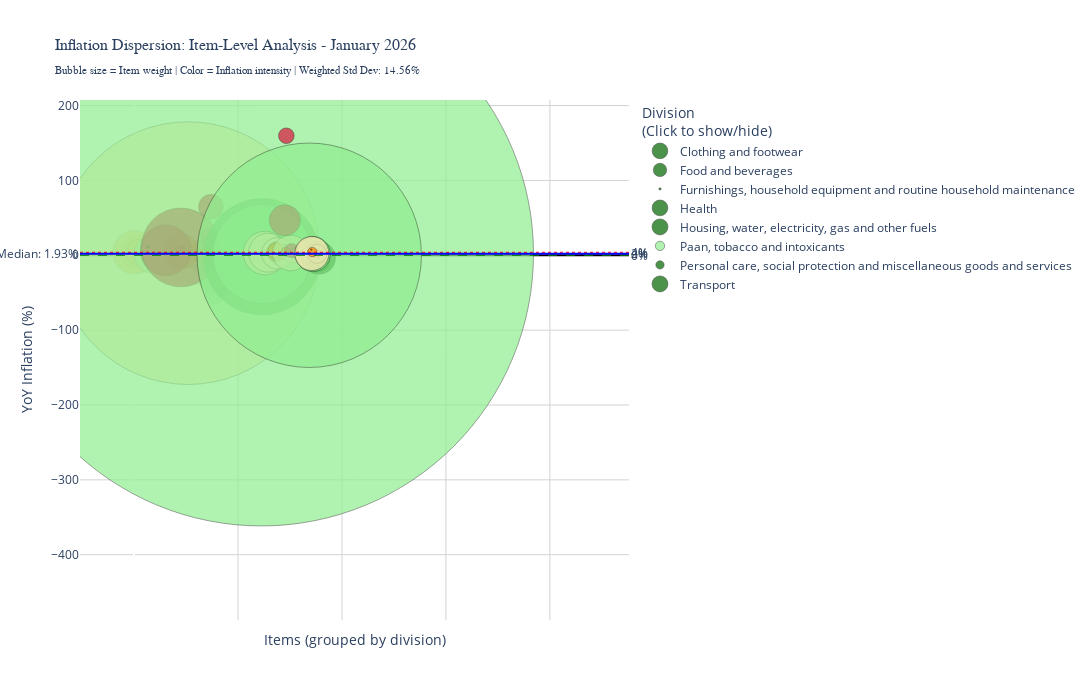

The notebook cell this image was saved under:
### Code cell
# Step 5: Create Bubble Chart (Dispersion Visualization)
# Sort by division for better organization
dispersion_plot = dispersion_clean.sort_values(['division', 'yoy_change'])

# Assign colors based on YoY inflation
def get_inflation_color(val):
    if pd.isna(val):
        return 'gray'
    elif val < 0:
        return '#006400'  # Dark green
    elif val < 2:
        return '#90EE90'  # Light green
    elif val < 4:
        return '#FFE4B5'  # Beige
    elif val < 6:
        return '#FF8C00'  # Orange
    else:
        return '#DC143C'  # Red

dispersion_plot['color'] = dispersion_plot['yoy_change'].apply(get_inflation_color)

# Create bubble chart
fig_bubble = go.Figure()

# Add trace for each division to allow filtering
for division in dispersion_plot['division'].unique():
    div_data = dispersion_plot[dispersion_plot['division'] == division]
    
    fig_bubble.add_trace(go.Scatter(
        x=div_data.index,
        y=div_data['yoy_change'],
        mode='markers',
        name=division,
        marker=dict(
            size=div_data['weight'] * 50,  # Scale up for visibility
            color=div_data['color'],
            line=dict(color='black', width=0.5),
            opacity=0.7
        ),
        text=div_data['item'],
        customdata=np.column_stack((
            div_data['weight'],
            div_data['mom_change'],
            div_data['index']
        )),
        hovertemplate='<b>%{text}</b><br>' +
                      'Division: ' + division + '<br>' +
                      'YoY: %{y:.2f}%<br>' +
                      'MoM: %{customdata[1]:.2f}%<br>' +
                      'Weight: %{customdata[0]:.4f}<br>' +
                      'Index: %{customdata[2]:.2f}<extra></extra>'
    ))

fig_bubble.update_layout(
    title=dict(
        text=f"Inflation Dispersion: Item-Level Analysis - {latest_date.strftime('%B %Y')}<br>" +
             f"<sub>Bubble size = Item weight | Color = Inflation intensity | " +
             f"Weighted Std Dev: {weighted_std:.2f}%</sub>",
        font=dict(size=16, family='Arial Black')
    ),
    xaxis=dict(
        title='Items (grouped by division)',
        showticklabels=False,
        gridcolor='lightgray'
    ),
    yaxis=dict(
        title='YoY Inflation (%)',
        gridcolor='lightgray',
        zeroline=True,
        zerolinecolor='black',
        zerolinewidth=2
    ),
    height=700,
    width=1400,
    plot_bgcolor='white',
    hovermode='closest',
    showlegend=True,
    legend=dict(
        title="Division<br>(Click to show/hide)",
        yanchor="top",
        y=1,
        xanchor="left",
        x=1.02
    )
)

# Add reference lines for inflation zones
fig_bubble.add_hline(y=0, line_dash="dash", line_color="green", line_width=1, 
                     annotation_text="0%", annotation_position="right")
fig_bubble.add_hline(y=2, line_dash="dot", line_color="orange", line_width=1,
                     annotation_text="2%", annotation_position="right")
fig_bubble.add_hline(y=4, line_dash="dot", line_color="red", line_width=1,
                     annotation_text="4%", annotation_position="right")
fig_bubble.add_hline(y=weighted_median, line_dash="solid", line_color="blue", line_width=2,
                     annotation_text=f"Weighted Median: {weighted_median:.2f}%", 
                     annotation_position="left")

print("✓ Bubble chart created!")
print("\nINTERACTION:")
print("  - Click on division names in legend to show/hide")
print("  - Hover over bubbles for detailed item information")
print("  - Larger bubbles = higher weight in CPI basket")

fig_bubble.show()

### Figure 1 — Plotly figure (JSON) as saved in the notebook; plotly's stock layout.template omitted (floating-point values rounded to 4 significant figures; data arrays with more than 128 entries replaced by an {"elided": "..."} marker saying what was removed)
{"data": [{"customdata": [[0.3056, -0.1575, 101.4], [0.291, -0.2141, 102.5], [0.0962, -0.09669, 103.3], [0.2551, 0.01917, 104.4], [0.09736, 0.0666, 105.2], [0.2754, 0.1989, 105.8], [0.5156, 0.1418, 106.0], [0.6186, 0.1887, 106.2], [0.1942, 0.171, 105.4], [0.1253, 0.319, 106.9], [0.6766, 0.07533, 106.3], [0.1174, 0.1975, 106.5], [0.1053, 0.3611, 105.6], [0.4959, 0.245, 106.4], [0.3063, 0.1224, 106.4], [0.06426, 0.4095, 107.9], [0.2987, 0.2815, 106.9], [0.8674, 0.2821, 106.7], [0.5281, 0.1758, 108.2], [0.04374, 0.2791, 107.8]], "hovertemplate": "<b>%{text}</b><br>Division: Clothing and footwear<br>YoY: %{y:.2f}%<br>MoM: %{customdata[1]:.2f}%<br>Weight: %{customdata[0]:.4f}<br>Index: %{customdata[2]:.2f}<extra></extra>", "marker": {"color": ["#006400", "#90EE90", "#90EE90", "#90EE90", "#FFE4B5", "#FFE4B5", "#FFE4B5", "#FFE4B5", "#FFE4B5", "#FFE4B5", "#FFE4B5", "#FFE4B5", "#FFE4B5", "#FFE4B5", "#FFE4B5", "#FFE4B5", "#FFE4B5", "#FF8C00", "#FF8C00", "#FF8C00"], "line": {"color": "black", "width": 0.5}, "opacity": 0.7, "size": [15.28, 14.55, 4.81, 12.75, 4.868, 13.77, 25.78, 30.93, 9.71, 6.263, 33.83, 5.869, 5.265, 24.8, 15.32, 3.213, 14.94, 43.37, 26.41, 2.187]}, "mode": "markers", "name": "Clothing and footwear", "text": ["Footwear for men", "Footwear for women", "Other articles of clothing (including knitting wool)", "Footwear for infants and children", "Dhoti/ Lungi", "Other garments for men or boys", "Trousers, jeans, slawars, Skirts (ladies)", "Other garments for women or girls", "School uniforms", "Coat, jacket, blazer, sweater, sweatshirts and windcheater (gents)", "Shirts, T-shirts, Kurta (gents)", "Gamchha, towel and handkerchief", "Washerman, laundry, ironing, dry cleaning and dyeing", "Trousers, jeans, track pant, shorts (gents)", "Tops, shrugs, kurti (ladies)", "Shawl and chaddar", "Clothing materials", "Tailor", "Saree", "Garments for infants"], "type": "scatter", "x": [19, 20, 16, 18, 5, 6, 13, 10, 14, 4, 7, 15, 0, 8, 12, 17, 2, 1, 11, 3], "y": [-0.5785, 0.127, 1.145, 1.31, 2.425, 2.848, 2.984, 3.137, 3.16, 3.175, 3.194, 3.277, 3.418, 3.453, 3.493, 3.601, 3.717, 4.1, 4.197, 4.276]}, {"customdata": {"elided": "98x3 float values"}, "hovertemplate": "<b>%{text}</b><br>Division: Food and beverages<br>YoY: %{y:.2f}%<br>MoM: %{customdata[1]:.2f}%<br>Weight: %{customdata[0]:.4f}<br>Index: %{customdata[2]:.2f}<extra></extra>", "marker": {"color": ["#006400", "#006400", "#006400", "#006400", "#006400", "#006400", "#006400", "#006400", "#006400", "#006400", "#006400", "#006400", "#006400", "#006400", "#006400", "#006400", "#006400", "#006400", "#006400", "#006400", "#006400", "#006400", "#006400", "#90EE90", "#90EE90", "#90EE90", "#90EE90", "#90EE90", "#90EE90", "#90EE90", "#90EE90", "#90EE90", "#90EE90", "#90EE90", "#90EE90", "#90EE90", "#90EE90", "#90EE90", "#90EE90", "#90EE90", "#90EE90", "#90EE90", "#90EE90", "#90EE90", "#90EE90", "#90EE90", "#90EE90", "#90EE90", "#90EE90", "#90EE90", "#FFE4B5", "#FFE4B5", "#FFE4B5", "#FFE4B5", "#FFE4B5", "#FFE4B5", "#FFE4B5", "#FFE4B5", "#FFE4B5", "#FFE4B5", "#FFE4B5", "#FFE4B5", "#FFE4B5", "#FFE4B5", "#FFE4B5", "#FFE4B5", "#FFE4B5", "#FFE4B5", "#FFE4B5", "#FFE4B5", "#FFE4B5", "#FFE4B5", "#FFE4B5", "#FFE4B5", "#FFE4B5", "#FFE4B5", "#FFE4B5", "#FF8C00", "#FF8C00", "#FF8C00", "#FF8C00", "#FF8C00", "#FF8C00", "#FF8C00", "#DC143C", "#DC143C", "#DC143C", "#DC143C", "#DC143C", "#DC143C", "#DC143C", "#DC143C", "#DC143C", "#DC143C", "#DC143C", "#DC143C", "#DC143C", "#DC143C"], "line": {"color": "black", "width": 0.5}, "opacity": 0.7, "size": [18.69, 35.03, 37.75, 26.67, 6.272, 18.28, 5.753, 4.427, 9.216, 2.58, 6.089, 6.193, 2.367, 6.836, 11.94, 20.25, 2.296, 3.941, 3.316, 12.78, 0.1397, 38.33, 7.341, 1.009, 0.1063, 0.01809, 1.931, 6.242, 2.173, 5.092, 14.81, 0.8727, 36.91, 10.15, 1.946, 0.5944, 4.506, 16.14, 1.921, 13.28, 5.079, 4.484, 6.051, 4.397, 8.539, 25.95, 4.292, 2.379, 13.08, 33.71, 0.629, 0.8412, 2.395, 27.1, 12.54, 4.225, 0.6205, 0.4633, 10.57, 12.47, 1.541, 8.169, 11.5, 2.91, 10.58, 0.01795, 23.76, 262.8, 0.3492, 10.07, 23.97, 14.93, 10.35, 10.15, 4.115, 3.22, 14.29, 14.29, 0.5941, 24.83, 2.197, 34.12, 4.048, 5.751, 51.12, 9.152, 10.17, 1.362, 78.76, 0.8342, 2.261, 3.282, 6.173, 12.44, 11.89, 3.065, 14.56, 24.8]}, "mode": "markers", "name": "Food and beverages", "text": ["Garlic", "Onion", "Potato", "Arhar, tur", "Peas", "Cumin (jeera)", "Gram: split", "Gram: whole", "Urd", "Peas, chickpeas", "Carrot", "Besan and Gram products", "Other pulses", "Lemon", "Moong", "Dry chillies", "Other pulse products", "Packaged water", "Soda drinks", "Ginger", "Cheese", "Wheat atta", "Other cold beverages", "Rice PDS", "Wheat atta PDS", "Salt PDS", "Health supplements (protein powder)", "Baby food", "Maida", "Health drinks", "Ice-cream", "Sugar PDS", "Biscuits", "Masur", "Lassi", "Sauce and Mayonnaise", "Breakfast cereals", "Chips , nachos, puffs, wafers, etc.", "Health supplements (probiotic tablet and drinks)", "Paneer", "Beverages: cocoa and chocolate drink", "Suji, rawa", "Other packaged processed food", "Muri", "Curry powder", "Fruit juice", "Pickles", "Milk: condensed/ powder", "Turmeric", "Tea: leaf", "Pulses PDS", "Other rice products", "Butter milk", "Tea: cups", "Curd, yogurt", "Chidwa", "Honey", "Jackfruit", "Chocolates, etc.", "Other spices", "Vermicelli (sewai)", "Beans and Barbati", "Noodles", "Pork", "Cake, pastry", "Wheat PDS", "Papad, bhujia, namkeen, mixture and chanachur", "Milk: liquid", "Candy, misri", "Other served processed food", "Other vegetables", "Coriander (dhania)", "Bread (bakery)", "Grinding/ husking charges", "Salt", "Oilseeds", "Prepared sweets- milk based", "Prepared sweets - non milk based", "Jam/ jelly", "Sugar", "Coffee: cups", "Goat meat/ mutton", "Jaggery (gur)", "Black pepper", "Fish and prawn", "Beef/ buffalo meat", "Gourd, pumpkin", "Poppy seeds", "Chicken", "Others: birds, crab,oyster, etc.", "Coffee: powder", "Radish", "Parwal/patal and Kundru", "Lady's finger", "Green chillies", "Tamarind", "Brinjal", "Tomato"], "type": "scatter", "x": [155, 157, 169, 160, 150, 125, 161, 162, 168, 166, 154, 170, 165, 63, 164, 127, 171, 34, 32, 128, 94, 55, 31, 50, 56, 121, 30, 115, 54, 29, 138, 136, 35, 163, 98, 122, 39, 38, 116, 95, 26, 60, 118, 40, 126, 28, 172, 103, 133, 33, 167, 41, 96, 102, 97, 59, 139, 156, 137, 130, 58, 149, 57, 93, 37, 53, 117, 104, 141, 119, 158, 124, 36, 173, 120, 129, 101, 142, 140, 135, 100, 91, 134, 123, 61, 89, 144, 131, 90, 92, 27, 159, 147, 146, 145, 132, 143, 148], "y": [-53.05, -29.27, -28.99, -24.9, -15.56, -10.77, -9.647, -8.633, -8.319, -8.247, -6.161, -4.205, -4.083, -3.528, -2.894, -2.529, -2.104, -1.361, -0.8184, -0.257, -0.2285, -0.1124, -0.02994, 0.0, 0.0, 0.0, 0.05926, 0.1667, 0.2884, 0.5621, 0.6256, 0.6422, 0.89, 0.9203, 1.104, 1.163, 1.184, 1.342, 1.381, 1.484, 1.484, 1.512, 1.52, 1.521, 1.704, 1.71, 1.771, 1.807, 1.815, 1.924, 2.0, 2.01, 2.07, 2.08, 2.301, 2.363, 2.396, 2.433, 2.565, 2.572, 2.577, 2.615, 2.617, 2.628, 2.771, 2.78, 2.804, 2.878, 2.918, 2.983, 3.143, 3.304, 3.397, 3.418, 3.59, 3.816, 3.982, 4.227, 4.281, 4.61, 4.749, 5.08, 5.479, 5.727, 6.744, 7.044, 8.267, 9.437, 10.42, 10.58, 11.26, 12.42, 12.46, 13.96, 16.8, 18.91, 25.14, 64.79]}, {"customdata": [[0.0446, -0.3813, 94.06], [0.04992, -0.04041, 98.95], [0.01287, -0.1097, 100.2], [0.08492, -0.2017, 98.97], [0.09294, -0.2107, 99.47], [0.0214, -0.05947, 100.8], [0.0216, -0.08921, 100.8], [0.06523, -0.2405, 99.55], [0.004955, 0.1669, 102.0], [0.002424, 0.07899, 101.4], [0.04629, 0.04907, 102.0], [0.1012, 0.3541, 104.8], [0.03548, 0.173, 104.2], [0.02905, 0.2861, 105.2], [0.008081, -0.1056, 104.1], [0.02776, 0.1614, 105.5], [0.1437, 0.1804, 105.5], [0.03196, 0.01899, 105.4], [0.04531, 0.162, 105.1], [0.01435, 0.1524, 105.2], [0.107, 0.2174, 106.0], [0.05508, 0.2942, 105.7], [0.008377, 0.1987, 105.9], [0.06527, 0.3634, 107.7]], "hovertemplate": "<b>%{text}</b><br>Division: Furnishings, household equipment and routine household maintenance<br>YoY: %{y:.2f}%<br>MoM: %{customdata[1]:.2f}%<br>Weight: %{customdata[0]:.4f}<br>Index: %{customdata[2]:.2f}<extra></extra>", "marker": {"color": ["#006400", "#006400", "#006400", "#006400", "#006400", "#006400", "#006400", "#006400", "#006400", "#90EE90", "#90EE90", "#90EE90", "#90EE90", "#FFE4B5", "#FFE4B5", "#FFE4B5", "#FFE4B5", "#FFE4B5", "#FFE4B5", "#FFE4B5", "#FFE4B5", "#FFE4B5", "#FFE4B5", "#FF8C00"], "line": {"color": "black", "width": 0.5}, "opacity": 0.7, "size": [2.23, 2.496, 0.6434, 4.246, 4.647, 1.07, 1.08, 3.262, 0.2477, 0.1212, 2.315, 5.058, 1.774, 1.452, 0.4041, 1.388, 7.183, 1.598, 2.265, 0.7173, 5.349, 2.754, 0.4189, 3.263]}, "mode": "markers", "name": "Furnishings, household equipment and routine household maintenance", "text": ["Air conditioner", "Washing machine", "Geysers and sterilizers", "Refrigerator/freezers", "Other electric bulb, tubelight and decorative lights", "Water purifier", "Lantern, lamp, electric lampshade and emergency light", "Air cooler", "Electric air heaters and blowers", "Ventilation system such as exhaust, chimney, etc.", "stove, gas burner and induction", "Rug and blanket", "Carpet, daree and other floor mattings", "Quilt and mattress", "Bedding", "Pillow and cushion", "Bed sheet and bed cover", "Mosquito net", "Other furniture and fixtures", "Cloth for upholstery, curtains, tablecloth etc.", "Chair, stool, bench and table", "Almirah and dressing table", "Paintings, drawings and engravings", "Bedstead"], "type": "scatter", "x": [203, 210, 206, 208, 181, 216, 180, 204, 205, 207, 209, 227, 174, 226, 223, 225, 222, 224, 179, 228, 178, 176, 175, 177], "y": [-6.034, -1.884, -1.349, -1.237, -1.212, -0.5425, -0.4445, -0.1004, -0.05876, 0.3266, 0.4631, 1.471, 1.827, 2.018, 2.764, 2.796, 2.886, 2.961, 2.988, 3.058, 3.202, 3.374, 3.6, 4.219]}, {"customdata": [[0.001634, -0.03955, 101.1], [0.003891, -0.1376, 101.6], [0.2199, -0.1174, 102.1], [0.004296, 0.1276, 102.0], [0.6097, 0.04879, 102.5], [0.8792, 0.02914, 103.0], [0.4948, 0.2884, 104.3]], "hovertemplate": "<b>%{text}</b><br>Division: Health<br>YoY: %{y:.2f}%<br>MoM: %{customdata[1]:.2f}%<br>Weight: %{customdata[0]:.4f}<br>Index: %{customdata[2]:.2f}<extra></extra>", "marker": {"color": ["#006400", "#90EE90", "#90EE90", "#90EE90", "#90EE90", "#90EE90", "#FFE4B5"], "line": {"color": "black", "width": 0.5}, "opacity": 0.7, "size": [0.08172, 0.1946, 10.99, 0.2148, 30.49, 43.96, 24.74]}, "mode": "markers", "name": "Health", "text": ["Wheelchair", "Massager", "Other medical expenses", "Hearing aids and orthopaedic equipment", "X-ray, ECG and pathological test", "Doctor's/surgeon's fee", "Hospital and nursing home charges"], "type": "scatter", "x": [235, 234, 244, 233, 242, 243, 232], "y": [-0.009889, 0.6138, 0.8996, 1.05, 1.405, 1.749, 3.022]}, {"customdata": [[2.328, 0.5004, 98.42], [0.005295, 0.1017, 98.41], [0.1755, -0.01974, 101.3], [0.007428, 0.1548, 103.5], [1.981, -1.035, 100.4], [10.88, 0.1958, 102.4], [0.002804, 0.1236, 105.3], [0.1961, 0.2813, 103.4], [0.1469, -0.0189, 105.8], [0.09477, 0.2307, 104.3], [0.004418, -2.08, 96.04], [0.05393, 0.1258, 103.5], [0.8718, 0.6715, 106.4], [0.01373, 0.2438, 106.9], [0.7796, 0.2565, 105.5], [0.1039, 0.02883, 104.1], [0.01434, 0.3816, 105.2]], "hovertemplate": "<b>%{text}</b><br>Division: Housing, water, electricity, gas and other fuels<br>YoY: %{y:.2f}%<br>MoM: %{customdata[1]:.2f}%<br>Weight: %{customdata[0]:.4f}<br>Index: %{customdata[2]:.2f}<extra></extra>", "marker": {"color": ["#006400", "#006400", "#90EE90", "#90EE90", "#90EE90", "#90EE90", "#FFE4B5", "#FFE4B5", "#FFE4B5", "#FFE4B5", "#FFE4B5", "#FFE4B5", "#FFE4B5", "#FFE4B5", "#FFE4B5", "#FFE4B5", "#FF8C00"], "line": {"color": "black", "width": 0.5}, "opacity": 0.7, "size": [116.4, 0.2648, 8.776, 0.3714, 99.07, 544.2, 0.1402, 9.804, 7.343, 4.738, 0.2209, 2.697, 43.59, 0.6864, 38.98, 5.194, 0.7171]}, "mode": "markers", "name": "Housing, water, electricity, gas and other fuels", "text": ["Electricity charges", "Kerosene", "Water charges", "Coal", "LPG cylinder and piped natural gas", "House Rent", "Charcoal", "Repair charges for non-durables (electricity charges, plumbing charges etc.)", "Dung cake", "Plugs, switches and other electrical fittings", "Kerosene PDS", "Sweeper", "Firewood and chips", "Fuel (biogas and gobar gas)", "Residential building and land (minor repairs)", "Other consumer rent", "Watchmen/security guard"], "type": "scatter", "x": [246, 248, 261, 251, 247, 245, 250, 257, 253, 255, 249, 260, 252, 254, 258, 256, 259], "y": [-1.982, -0.2433, 1.047, 1.56, 1.723, 1.932, 2.065, 2.134, 2.35, 2.487, 2.574, 2.639, 3.03, 3.175, 3.471, 3.685, 4.075]}, {"customdata": [[0.4337, 0.08856, 101.7], [0.06301, -0.009153, 109.2], [0.001661, 0.04879, 102.5], [0.1002, 0.2547, 102.3], [0.1019, 0.2518, 103.5], [0.3105, 1.542, 102.7], [0.03858, -0.06769, 103.3], [0.1109, 0.1827, 104.2], [0.2021, 0.07708, 103.9], [0.6378, 0.01926, 103.8], [0.001216, 1.151, 107.2], [0.2184, 0.3918, 105.1], [0.05468, 1.99, 107.6], [0.008317, 0.7198, 107.7], [0.3959, 0.1217, 106.9], [0.3106, 0.0373, 107.3]], "hovertemplate": "<b>%{text}</b><br>Division: Paan, tobacco and intoxicants<br>YoY: %{y:.2f}%<br>MoM: %{customdata[1]:.2f}%<br>Weight: %{customdata[0]:.4f}<br>Index: %{customdata[2]:.2f}<extra></extra>", "marker": {"color": ["#90EE90", "#90EE90", "#90EE90", "#90EE90", "#90EE90", "#90EE90", "#FFE4B5", "#FFE4B5", "#FFE4B5", "#FFE4B5", "#FFE4B5", "#FFE4B5", "#FFE4B5", "#FF8C00", "#FF8C00", "#FF8C00"], "line": {"color": "black", "width": 0.5}, "opacity": 0.7, "size": [21.69, 3.151, 0.08304, 5.012, 5.095, 15.52, 1.929, 5.547, 10.1, 31.89, 0.06078, 10.92, 2.734, 0.4159, 19.79, 15.53]}, "mode": "markers", "name": "Paan, tobacco and intoxicants", "text": ["Gutka, zarda, kimam, surti", "Toddy", "Snuff", "Other tobacco products", "Leaf tobacco", "Cigarettes", "Other intoxicants", "Ingredients for paan", "Bidi", "Foreign/refined liquor or wine", "Cheroot", "Paan: finished", "Paan: leaf", "Hookah tobacco", "Country liquor", "Beer"], "type": "scatter", "x": [281, 277, 288, 285, 284, 278, 274, 283, 280, 276, 279, 286, 287, 282, 275, 273], "y": [0.9427, 1.411, 1.475, 1.609, 1.679, 1.945, 2.337, 2.388, 2.578, 2.578, 2.701, 2.849, 3.88, 4.836, 4.906, 5.642]}, {"customdata": [[0.002015, 0.0, 101.0], [0.03269, 0.02954, 101.6], [0.06408, 0.03941, 101.5], [0.054, -0.009743, 102.6], [0.09682, 0.2161, 102.0], [0.06548, 0.1161, 103.5], [0.05832, 0.03889, 102.9], [0.07132, 0.1255, 103.7], [0.03312, -0.08656, 103.9], [0.0936, 0.1921, 104.3], [0.2834, -0.009619, 104.0], [0.07032, 0.1534, 104.4], [0.0756, 0.1242, 104.8], [0.3908, 0.2012, 104.6], [0.2101, 0.03828, 104.5], [0.7154, 0.1904, 105.2], [0.06981, 0.2383, 105.2], [0.1972, 0.1136, 105.7], [0.0085, 0.2397, 104.5], [0.1822, 0.5515, 107.6], [0.2782, 0.3987, 108.3], [0.01254, 3.559, 119.0], [0.623, 7.481, 158.3], [0.3127, 35.11, 285.0]], "hovertemplate": "<b>%{text}</b><br>Division: Personal care, social protection and miscellaneous goods and services<br>YoY: %{y:.2f}%<br>MoM: %{customdata[1]:.2f}%<br>Weight: %{customdata[0]:.4f}<br>Index: %{customdata[2]:.2f}<extra></extra>", "marker": {"color": ["#006400", "#90EE90", "#90EE90", "#90EE90", "#90EE90", "#90EE90", "#90EE90", "#FFE4B5", "#FFE4B5", "#FFE4B5", "#FFE4B5", "#FFE4B5", "#FFE4B5", "#FFE4B5", "#FFE4B5", "#FFE4B5", "#FFE4B5", "#FFE4B5", "#FFE4B5", "#FF8C00", "#DC143C", "#DC143C", "#DC143C", "#DC143C"], "line": {"color": "black", "width": 0.5}, "opacity": 0.7, "size": [0.1007, 1.634, 3.204, 2.7, 4.841, 3.274, 2.916, 3.566, 1.656, 4.68, 14.17, 3.516, 3.78, 19.54, 10.5, 35.77, 3.491, 9.859, 0.425, 9.111, 13.91, 0.627, 31.15, 15.63]}, "mode": "markers", "name": "Personal care, social protection and miscellaneous goods and services", "text": ["Weighing machine", "Legal expenses", "Other hair products", "Photocopying charges", "Priest", "Suitcase, trolley bag, duffle bag and trunk", "Shaving cream, shaving foam, aftershave lotion and aftershave balm", "Clock, watch, smartwatch and fitness tracker", "Umbrella and Raincoat", "Back-pack, handbags, vanity bags, purse and clutch", "Toothpaste, mouthwash and toothbrush", "Baby products", "Other toilet articles", "Other beauty products", "Shampoo, conditioner, hair serum/gel and hair cream", "Barber, beautician and spas", "Shaving blades, shaving stick and razor", "Sanitary napkins", "Sanitizer", "Other jewellery and ornaments", "Hair oil and hair colour", "Jewels, pearls, precious stones", "Gold /diamond /platinum jewellery", "Silver jewellery"], "type": "scatter", "x": [316, 297, 305, 298, 299, 295, 313, 289, 296, 294, 315, 302, 306, 304, 311, 301, 312, 309, 310, 292, 303, 291, 290, 293], "y": [-0.05936, 0.4549, 0.7441, 1.223, 1.442, 1.67, 1.841, 2.016, 2.063, 2.335, 2.525, 2.664, 2.706, 2.71, 2.975, 3.075, 3.229, 3.414, 3.669, 4.793, 6.136, 14.83, 46.77, 159.7]}, {"customdata": [[0.4665, -0.0106, 94.37], [0.6581, 0.1017, 98.44], [0.004712, -0.1389, 100.7], [0.05988, -0.0394, 101.5], [4.489, 0.0, 99.84], [0.01111, -0.06964, 100.4], [0.3167, 0.0, 100.1], [0.1537, -0.009644, 103.7], [0.07421, 0.05849, 102.7], [0.07886, 0.1374, 102.1], [0.7008, 0.05853, 102.6], [0.03312, 0.1845, 103.2], [0.1177, 0.097, 103.2], [0.3816, 0.05841, 102.8], [0.04, -0.4278, 104.7], [0.04027, 0.05808, 103.4], [0.1136, 0.0968, 103.4], [0.1483, 0.1356, 103.3], [0.6837, 0.07684, 104.2], [0.1858, 2.216, 104.2], [0.02951, -0.4186, 123.7]], "hovertemplate": "<b>%{text}</b><br>Division: Transport<br>YoY: %{y:.2f}%<br>MoM: %{customdata[1]:.2f}%<br>Weight: %{customdata[0]:.4f}<br>Index: %{customdata[2]:.2f}<extra></extra>", "marker": {"color": ["#006400", "#006400", "#006400", "#006400", "#90EE90", "#90EE90", "#90EE90", "#90EE90", "#90EE90", "#90EE90", "#90EE90", "#90EE90", "#90EE90", "#90EE90", "#90EE90", "#FFE4B5", "#FFE4B5", "#FFE4B5", "#FFE4B5", "#FF8C00", "#DC143C"], "line": {"color": "black", "width": 0.5}, "opacity": 0.7, "size": [23.32, 32.91, 0.2356, 2.994, 224.4, 0.5557, 15.84, 7.684, 3.711, 3.943, 35.04, 1.656, 5.886, 19.08, 2.0, 2.013, 5.68, 7.413, 34.19, 9.29, 1.475]}, "mode": "markers", "name": "Transport", "text": ["Motor car and jeep", "Motor cycle and scooter", "Other transport equipment", "Bicycle", "Petrol", "Rickshaw fare", "Diesel", "Tyres and tubes", "Car/bus hired for ceremonial occasion, picnic, etc", "Other conveyance expenses", "Auto-rickshaw/e-rickshaw fare", "Helmet", "Bus/tram fare for commuting to work: daily", "Bus fare for school, college: periodic", "Other natural gas (CNG)", "Bus fare for commuting to work: periodic", "Taxi fare", "Bus /tram fare for school, college: daily", "Bus/tram fare: occasional", "Rail fare", "Airfare"], "type": "scatter", "x": [355, 356, 339, 354, 337, 346, 335, 340, 349, 345, 344, 338, 348, 352, 336, 347, 350, 351, 342, 343, 341], "y": [-6.749, -3.348, -1.12, -0.285, 0.04008, 0.1096, 0.2204, 1.082, 1.163, 1.351, 1.595, 1.635, 1.725, 1.873, 1.937, 2.084, 2.204, 2.266, 2.398, 4.24, 7.527]}], "layout": {"annotations": [{"showarrow": false, "text": "0%", "x": 1, "xanchor": "left", "xref": "x domain", "y": 0, "yanchor": "middle", "yref": "y"}, {"showarrow": false, "text": "2%", "x": 1, "xanchor": "left", "xref": "x domain", "y": 2, "yanchor": "middle", "yref": "y"}, {"showarrow": false, "text": "4%", "x": 1, "xanchor": "left", "xref": "x domain", "y": 4, "yanchor": "middle", "yref": "y"}, {"showarrow": false, "text": "Weighted Median: 1.93%", "x": 0, "xanchor": "right", "xref": "x domain", "y": 1.932, "yanchor": "middle", "yref": "y"}], "height": 700, "hovermode": "closest", "legend": {"title": {"text": "Division<br>(Click to show/hide)"}, "x": 1.02, "xanchor": "left", "y": 1, "yanchor": "top"}, "plot_bgcolor": "white", "shapes": [{"line": {"color": "green", "dash": "dash", "width": 1}, "type": "line", "x0": 0, "x1": 1, "xref": "x domain", "y0": 0, "y1": 0, "yref": "y"}, {"line": {"color": "orange", "dash": "dot", "width": 1}, "type": "line", "x0": 0, "x1": 1, "xref": "x domain", "y0": 2, "y1": 2, "yref": "y"}, {"line": {"color": "red", "dash": "dot", "width": 1}, "type": "line", "x0": 0, "x1": 1, "xref": "x domain", "y0": 4, "y1": 4, "yref": "y"}, {"line": {"color": "blue", "dash": "solid", "width": 2}, "type": "line", "x0": 0, "x1": 1, "xref": "x domain", "y0": 1.932, "y1": 1.932, "yref": "y"}], "showlegend": true, "title": {"font": {"family": "Arial Black", "size": 16}, "text": "Inflation Dispersion: Item-Level Analysis - January 2026<br><sub>Bubble size = Item weight | Color = Inflation intensity | Weighted Std Dev: 14.56%</sub>"}, "width": 1400, "xaxis": {"gridcolor": "lightgray", "showticklabels": false, "title": {"text": "Items (grouped by division)"}}, "yaxis": {"gridcolor": "lightgray", "title": {"text": "YoY Inflation (%)"}, "zeroline": true, "zerolinecolor": "black", "zerolinewidth": 2}}}
